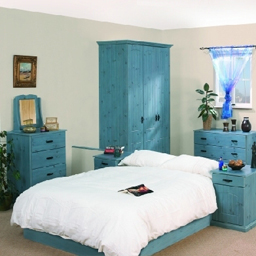
#> input picture diffusion/data/b9.jpg, 256 x 256 px
$ python randomlyAddSquareMask.py
#> lines starting #> are read from the running program, lines starting #| are printed output that depends on the picture
import cv2
import random
import numpy as np
import os
def displayImageByMatrix(title, matrix):
    cv2.imshow(title, np.uint8(matrix))
    cv2.waitKey(0)
    cv2.destroyAllWindows()

def addFixedSquareMask(img, k, num):
    """
    add mask to the image
    :param img: image, read from cv2
    :param k: mask size
    :return: x, y: origin of square mask
    :return: masked_img: masked image
    :return: label_img: label image
    """
    label_img = []
    masked_img = img.copy()
    xs = []
    ys = []

    for n in range(num):
        x = random.sample(range(1, img.shape[1] - k -1), 1)[0]
        y = random.sample(range(1, img.shape[0] - k - 1), 1)[0]
        xs.append(x)
        ys.append(y)
        label_img.append(img[x:x+k, y:y+k, :])
        masked_img = cv2.rectangle(masked_img, pt1=(x, y), pt2=(x + k-1, y + k-1), color=(0, 0, 0), thickness=-1)
    return masked_img, ys, xs, label_img

if __name__ == "__main__":
    savepath = "./save"
    imgpath = "./data/b9.jpg"
    img = cv2.imread(imgpath)
#> img is the input picture: shape (256, 256, 3); mean B, G, R 174.9, 177.4, 163.9
    masked_img, x, y, label_img = addFixedSquareMask(img, 10, 3)
#> the loop in addFixedSquareMask, `for n in range(num):` made 3 passes
#> pass 2, in addFixedSquareMask, `masked_img = cv2.rectangle(masked_img, pt1=(x, y), pt2=(x + k-1, y + k..`:
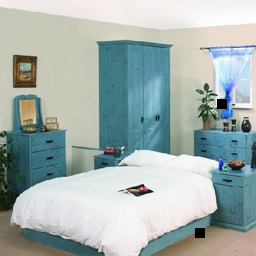
#> masked_img: shape (256, 256, 3); mean B, G, R 174.4, 177, 163.5
#> after the loop in addFixedSquareMask, `for n in range(num):`: label_img = 3 items; xs = [217, 195, 108]; ys = [99, 228, 11]
#> x = [99, 228, 11]; y = [217, 195, 108]; label_img = 3 items
    # print(masked_img.shape)
    # print(label_img.shape)
    print("Location: {}, {}", x, y)
#| Location: {}, {} [99, 228, 11] [217, 195, 108]
    cv2.imwrite(os.path.join(savepath, os.path.basename(imgpath)), masked_img)

$ run again, with diffusion/data/a1.jpg copied over diffusion/data/b9.jpg
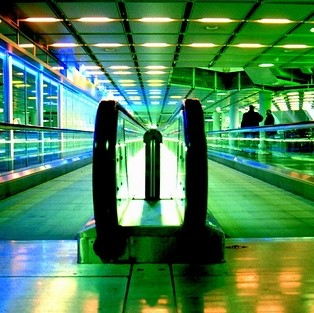
#> input picture diffusion/data/a1.jpg, 314 x 313 px
#> img is the input picture: shape (313, 314, 3); mean B, G, R 85.8, 132.6, 75.8
#> the loop in addFixedSquareMask, `for n in range(num):` made 3 passes
#> pass 3, in addFixedSquareMask, `masked_img = cv2.rectangle(masked_img, pt1=(x, y), pt2=(x + k-1, y + k..`:
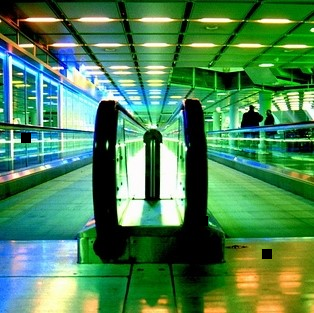
#> masked_img: shape (313, 314, 3); mean B, G, R 85.6, 132.3, 75.6
#> after the loop in addFixedSquareMask, `for n in range(num):`: label_img = 3 items; xs = [198, 21, 262]; ys = [216, 133, 249]
#> `masked_img, x, y, label_img = addFixedSquareMask(img, 10, 3)`: y = [198, 21, 262]; label_img = 3 items
#| Location: {}, {} [216, 133, 249] [198, 21, 262]

$ run again, with diffusion/data/c1.jpg copied over diffusion/data/b9.jpg
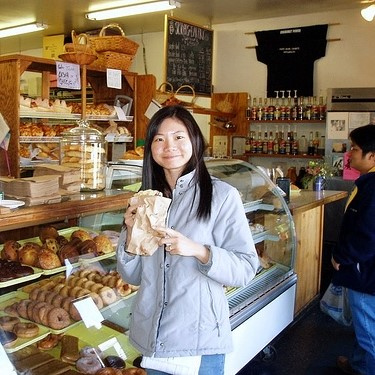
#> input picture diffusion/data/c1.jpg, 375 x 375 px
#> img is the input picture: shape (375, 375, 3); mean B, G, R 94.8, 113, 128.3
#> the loop in addFixedSquareMask, `for n in range(num):` made 3 passes
#> pass 2, in addFixedSquareMask, `masked_img = cv2.rectangle(masked_img, pt1=(x, y), pt2=(x + k-1, y + k..`:
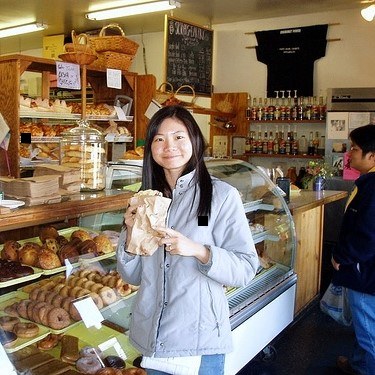
#> masked_img: shape (375, 375, 3); mean B, G, R 94.6, 112.8, 128.1
#> after the loop in addFixedSquareMask, `for n in range(num):`: label_img = 3 items; xs = [198, 21, 262]; ys = [216, 133, 249]
#> `masked_img, x, y, label_img = addFixedSquareMask(img, 10, 3)`: y = [198, 21, 262]; label_img = 3 items
#| Location: {}, {} [216, 133, 249] [198, 21, 262]
